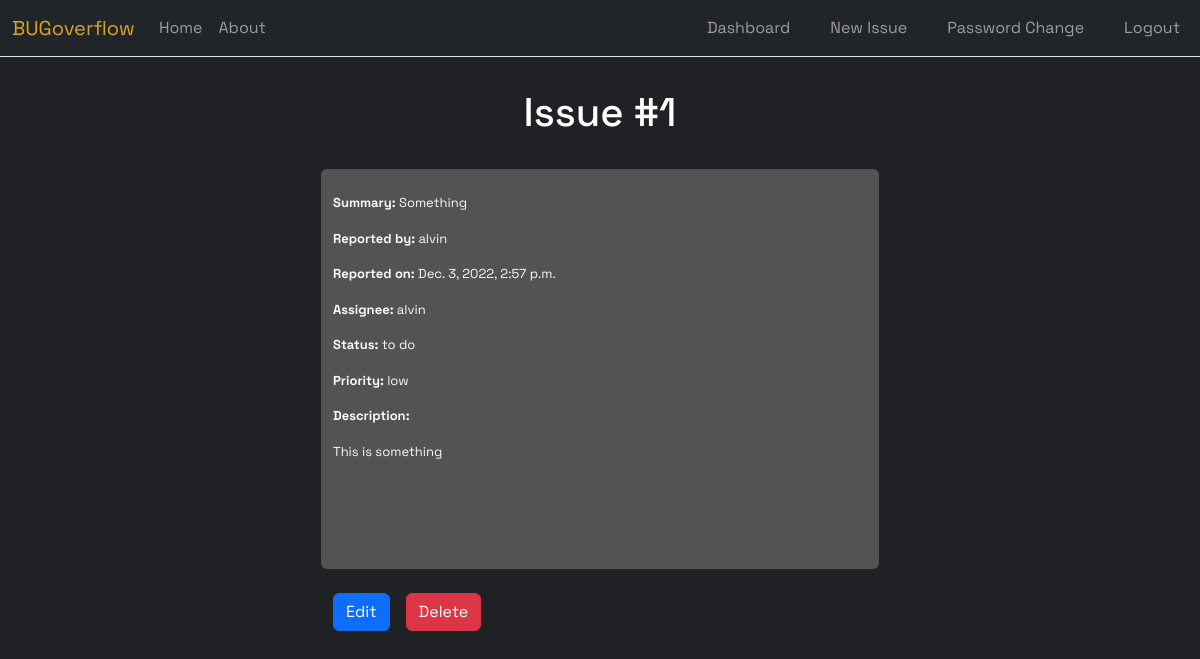
The app's page /issues/1/ (signed in), older data.
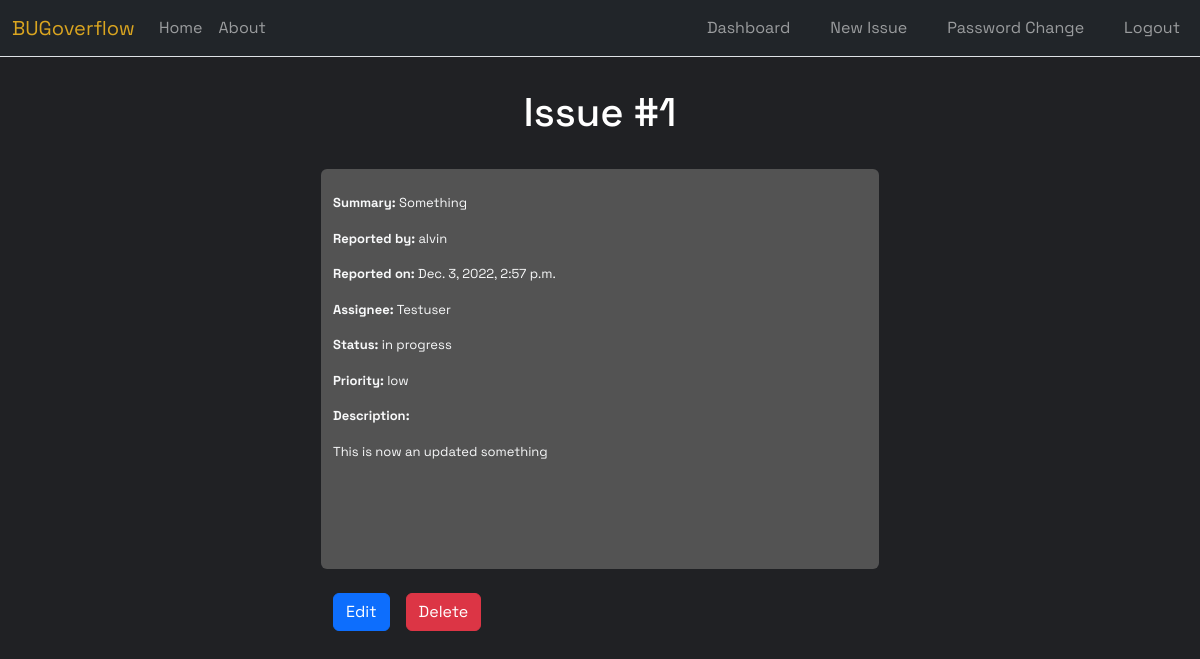
The same page, newer data.
### issues/models.py (models this page shows, shortened)
class Issue(models.Model):
    summary = models.CharField(max_length=1024)
    description = models.TextField()
    status = models.ForeignKey(
        Status,
        on_delete=models.CASCADE,
        null=True
    )
    priority = models.ForeignKey(
        Priority,
        on_delete=models.CASCADE,
        null=True
    )
    reporter = models.ForeignKey(
        get_user_model(),
        on_delete=models.CASCADE
    )
    assignee = models.ForeignKey(
        get_user_model(),
        on_delete=models.CASCADE,
        null=True,
        related_name="assignee",
    )
    created_on = models.DateTimeField(auto_now_add=True)

class Status(models.Model):
    name = models.CharField(max_length=128)
    description = models.TextField()
    def __str__(self):
        return self.name

class Priority(models.Model):
    name = models.CharField(max_length=128)
    description = models.TextField()
    def __str__(self):
        return self.name

### accounts/models.py (models this page shows)
class CustomUser(AbstractUser):
    role = models.ForeignKey(
        Role,
        on_delete=models.CASCADE,
        blank=True,
        null=True
    )
    team = models.ForeignKey(
        Team,
        on_delete=models.CASCADE,
        blank=True,
        null=True
    )

### issues/views.py (the view)
# urls.py: path('<int:pk>/', IssueDetailView.as_view(), name='issue_detail'),
class IssueDetailView(LoginRequiredMixin, DetailView):
    template_name = "issues/detail.html"
    model = Issue

### templates/issues/detail.html (shortened to what this page needs)
{% extends 'base.html' %}
{% load static %}
{% block content %}
<h1>Issue #{{ issue.id }}</h1>
<div class="container detailList w-50 rounded">
    <br>
    <p><b>Summary: </b> {{ issue.summary }}</p>
    <p><b>Reported by: </b> {{ issue.reporter }}</p>
    <p><b>Reported on: </b> {{ issue.created_on }}</p>
    <p><b>Assignee: </b> {{ issue.assignee }}</p>
    <p><b>Status: </b> {{ issue.status }}</p>
    <p><b>Priority: </b> {{ issue.priority }}</p>
    <p><b>Description: </b></p>
    <p>{{ issue.description }}</p>
</div>
<br>
<div class="container d-flex flex-row w-50 gap-3">
{% if user.username == issue.reporter.username %}
    <p>
        <a href="{% url 'edit_issue' issue.id %}" class="btn btn-primary">Edit</a>
    </p>
    <p>
        <a href="{% url 'delete_issue' issue.id %}" class="btn btn-danger">Delete</a>
    </p>
{% endif %}
</div>
{% endblock content %}

### templates/base.html (shortened to what this page needs)
{% load static %}
<!DOCTYPE html>
<html lang="en">
<head>
    <link href="https://cdn.jsdelivr.net/npm/bootstrap@5.2.3/dist/css/bootstrap.min.css" rel="stylesheet">
    <link rel="stylesheet" href="{% static 'css/base.css' %}">
</head>
<body>
    <nav class="navbar navbar-expand-lg navbar-dark bg-dark border-bottom">
        <div class="container-fluid">
            <div class="collapse navbar-collapse d-flex justify-content-between" id="navbarNavAltMarkup">
                <div class="navbar-nav">
                    <a class="navbar-brand" href="{% url 'home' %}">BUGoverflow</a>
                    <a class="nav-link" href="{% url 'home' %}">Home</a>
                    <a class="nav-link" href="{% url 'about' %}">About</a>
                </div>
                <div class="navbar-nav gap-4">
                    {% if user.is_authenticated %}
                    <a class="nav-link" href="{% url 'board' %}">Dashboard</a>
                    <a class="nav-link" href="{% url 'new_issue' %}">New Issue</a>
                    <a class="nav-link" href="{% url 'password_reset' %}">Password Change</a>
                    <a class="nav-link" href="{% url 'logout' %}">Logout</a>
                </div>
                    {% else %}
                <div class="navbar-nav ps-5">
                    <a class="nav-link" href="{% url 'signup' %}">Sign Up</a>
                    <a class="nav-link pe-4" href="{% url 'login' %}">Login</a>
                </div>
                    {% endif %}
            </div>
        </div>
    </nav>
    <div class="container">
    {% block content %}
    {% endblock content %}
    </div>
</body>
</html>

### static/css/base.css (style rules this page uses)
*, *:before, *:after { padding: 0; margin: 0; box-sizing: border-box; font-family: 'Space Grotesk', sans-serif; }
.navbar-brand { color: goldenrod; }
body { background-color: rgb(32, 33, 36); color: rgba(248, 249, 250); font-family: 'Space Grotesk', sans-serif; }
h1 { margin: 2rem 0; color: white; text-align: center; }
a { text-decoration: none; }
p { font-size: small; }
.detailList { box-sizing: border-box; background-color: rgba(90, 90, 90, 0.886); height: 50vh; }

Row changes from the older to the newer data that the page shows:
changed Issue "Something": assignee "alvin" → "Testuser"; status "to do" → "in progress"; description "This is something" → "This is now an updated something"
